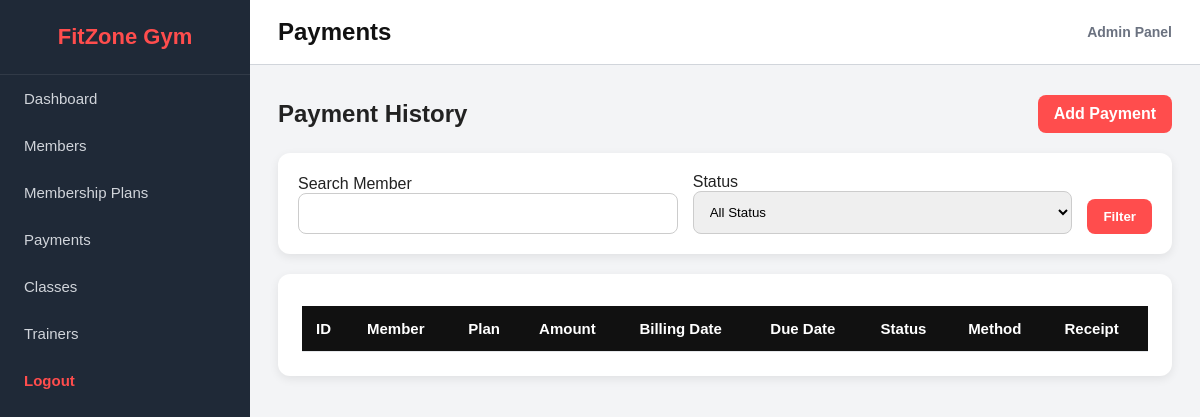
Before: /billing/payments/ (signed in) with the older database file.
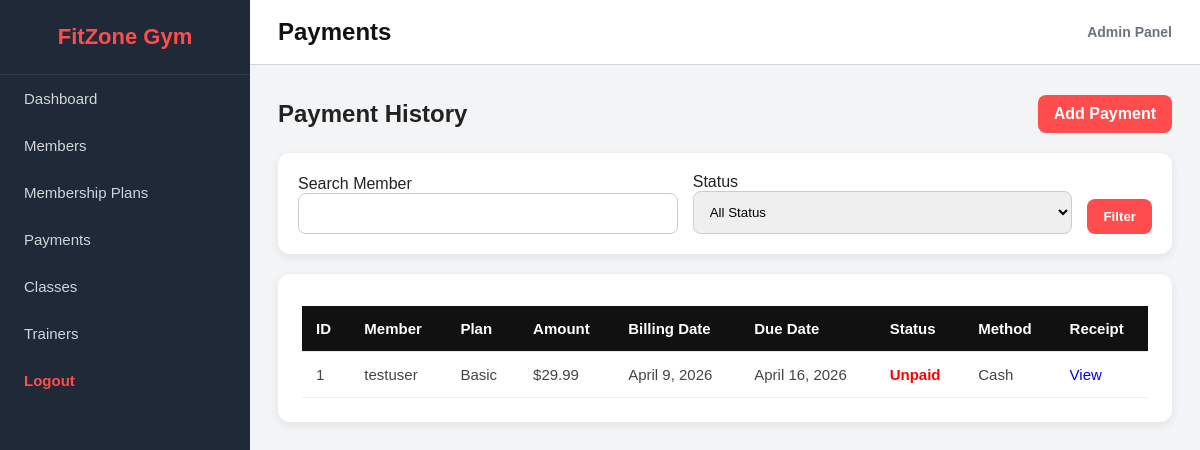
After: the same page with the newer database file.
### billing/models.py (models this page shows, shortened)
class Payment(models.Model):
    STATUS_CHOICES = [
        ('Paid', 'Paid'),
        ('Unpaid', 'Unpaid'),
        ('Pending', 'Pending'),
    ]
    METHOD_CHOICES = [
        ('Cash', 'Cash'),
        ('Card', 'Card'),
        ('Bank Transfer', 'Bank Transfer'),
    ]
    member = models.ForeignKey(Member, on_delete=models.CASCADE, related_name='payments')
    membership_plan = models.ForeignKey(MembershipPlan, on_delete=models.CASCADE)
    amount = models.DecimalField(max_digits=10, decimal_places=2)
    billing_date = models.DateField()
    due_date = models.DateField()
    payment_method = models.CharField(max_length=30, choices=METHOD_CHOICES)
    payment_status = models.CharField(max_length=20, choices=STATUS_CHOICES, default='Pending')
    notes = models.TextField(blank=True, null=True)
    created_at = models.DateTimeField(auto_now_add=True)

class Member(models.Model):
    full_name = models.CharField(max_length=150)
    email = models.EmailField(unique=True)
    phone_number = models.CharField(max_length=20)
    joined_on = models.DateField(auto_now_add=True)

class MembershipPlan(models.Model):
    plan_name = models.CharField(max_length=100)
    duration_in_months = models.PositiveIntegerField()
    price = models.DecimalField(max_digits=10, decimal_places=2)
    description = models.TextField(blank=True, null=True)

### billing/views.py (the view)
# urls.py: path('payments/', views.payment_list, name='payment_list'),
@user_passes_test(is_superuser)
def payment_list(request):
    payments = Payment.objects.select_related('member', 'membership_plan').all().order_by('-created_at')
    selected_status = request.GET.get('status')
    selected_member = request.GET.get('member')
    if selected_status:
        payments = payments.filter(payment_status=selected_status)
    if selected_member:
        payments = payments.filter(member__full_name__icontains=selected_member)
    return render(request, 'billing/payment_list.html', {
        'payments': payments,
        'selected_status': selected_status,
        'selected_member': selected_member,
    })

### billing/views.py (called while the page is built)
def is_superuser(user):
    return user.is_authenticated and user.is_superuser

### billing/templates/billing/payment_list.html (shortened to what this page needs)
{% extends 'base.html' %}
{% block page_title %}Payments{% endblock %}
{% block content %}
<div class="page-header">
    <h2>Payment History</h2>
    <a href="{% url 'add_payment' %}" class="btn-red">Add Payment</a>
</div>
<div class="filter-box">
    <form method="get">
        <div>
            <label>Search Member</label>
            <input type="text" name="member" value="{{ selected_member|default:'' }}">
        </div>
        <div>
            <label>Status</label>
            <select name="status">
                <option value="">All Status</option>
            </select>
        </div>
        <div>
            <button type="submit" class="btn-red">Filter</button>
        </div>
    </form>
</div>
<div class="table-card">
    <table class="styled-table">
        <tr>
            <th>ID</th>
            <th>Member</th>
            <th>Plan</th>
            <th>Amount</th>
            <th>Billing Date</th>
            <th>Due Date</th>
            <th>Status</th>
            <th>Method</th>
            <th>Receipt</th>
        </tr>
        {% for payment in payments %}
        <tr>
            <td>{{ payment.id }}</td>
            <td>{{ payment.member.full_name }}</td>
            <td>{{ payment.membership_plan.plan_name }}</td>
            <td>${{ payment.amount }}</td>
            <td>{{ payment.billing_date }}</td>
            <td>{{ payment.due_date }}</td>
            <td>
                <span class="
                    {% if payment.payment_status == 'Unpaid' %}status-unpaid{% endif %}
                ">
                    {{ payment.payment_status }}
                </span>
            </td>
            <td>{{ payment.payment_method }}</td>
            <td><a href="{% url 'receipt_view' payment.id %}">View</a></td>
        </tr>
        {% endfor %}
    </table>
</div>
{% endblock %}

### templates/base.html (shortened to what this page needs)
<!DOCTYPE html>
<html lang="en">
<head>
</head>
<body>
    <div class="layout">
        <div class="sidebar">
            <h2>FitZone Gym</h2>
            {% if user.is_authenticated %}
                {% if user.is_staff or user.is_superuser %}
                    <a href="{% url 'admin_dashboard' %}">Dashboard</a>
                    <a href="{% url 'member_list' %}">Members</a>
                    <a href="{% url 'plan_list' %}">Membership Plans</a>
                    <a href="{% url 'payment_list' %}">Payments</a>
                    <a href="{% url 'class_list' %}">Classes</a>
                    <a href="{% url 'trainer_assignments' %}">Trainers</a>
                {% else %}
                    <a href="{% url 'member_dashboard' %}">Dashboard</a>
                    <a href="{% url 'my_subscription' %}">My Subscription</a>
                    <a href="{% url 'class_list' %}">Classes</a>
                    <a href="{% url 'edit_profile' %}">Edit Profile</a>
                {% endif %}
                <a href="{% url 'logout' %}" class="logout-link">Logout</a>
            {% endif %}
        </div>
        <div class="main">
            <div class="topbar">
                <h1>{% block page_title %}Dashboard{% endblock %}</h1>
                <div class="user-text">
                    {% if user.is_staff or user.is_superuser %}
                        Admin Panel
                    {% else %}
                        Member Panel
                    {% endif %}
                </div>
            </div>
            <div class="content">
                {% block content %}
                {% endblock %}
            </div>
        </div>
    </div>
</body>
</html>

### templates/base.html (style rules this page uses)
:root { --primary: #ff4d4d; --primary-dark: #e63939; --dark: #111111; --dark-soft: #1f2937; --dark-hover: #374151; --text: #222222; --muted: #6b7280; --bg: #f3f4f6; --white: #ffffff; --border: #d1d5db; --shadow: 0 4px 14px rgba(0, 0, 0, 0.08); --radius: 12px; }
* { margin: 0; padding: 0; box-sizing: border-box; font-family: Arial, Helvetica, sans-serif; }
body { background-color: var(--bg); color: var(--text); }
a { text-decoration: none; }
.layout { display: flex; min-height: 100vh; }
.sidebar { width: 250px; background: var(--dark-soft); color: var(--white); padding: 0; }
.sidebar h2 { text-align: center; padding: 24px 18px; font-size: 22px; color: var(--primary); border-bottom: 1px solid rgba(255,255,255,0.08); }
.sidebar a { display: block; color: #d1d5db; padding: 15px 24px; transition: 0.3s; font-size: 15px; }
.sidebar .logout-link { color: var(--primary); font-weight: bold; }
.main { flex: 1; display: flex; flex-direction: column; }
.topbar { background: var(--white); padding: 18px 28px; border-bottom: 1px solid var(--border); display: flex; justify-content: space-between; align-items: center; }
.topbar h1 { font-size: 24px; color: var(--dark); }
.user-text { color: var(--muted); font-size: 14px; font-weight: 600; }
.content { padding: 30px 28px; }
.table-card, .form-card { background: var(--white); border-radius: var(--radius); padding: 24px; box-shadow: var(--shadow); }
table { width: 100%; border-collapse: collapse; margin-top: 8px; }
table th, table td { padding: 14px; border-bottom: 1px solid #e5e7eb; text-align: left; }
table th { background: #f9fafb; color: var(--dark); font-size: 15px; }
table td { color: #374151; font-size: 15px; }

### billing/templates/billing/payment_list.html (style rules this page uses)
.page-header { display: flex; justify-content: space-between; align-items: center; margin-bottom: 20px; gap: 15px; flex-wrap: wrap; }
.filter-box { background: white; padding: 20px; border-radius: 12px; margin-bottom: 20px; box-shadow: 0 3px 10px rgba(0,0,0,0.08); }
.filter-box form { display: grid; grid-template-columns: 1fr 1fr auto; gap: 15px; align-items: end; }
.filter-box input, .filter-box select { width: 100%; padding: 12px; border: 1px solid #ccc; border-radius: 8px; }
.table-card { background: white; border-radius: 12px; box-shadow: 0 3px 10px rgba(0,0,0,0.08); overflow: hidden; }
.styled-table { width: 100%; border-collapse: collapse; }
.styled-table th { background: #111; color: white; padding: 14px; text-align: left; }
.styled-table td { padding: 14px; border-bottom: 1px solid #eee; color: #444; }
.btn-red { display: inline-block; background: #ff4d4d; color: white; padding: 10px 16px; border-radius: 8px; text-decoration: none; border: none; font-weight: bold; cursor: pointer; }
.status-unpaid { color: red; font-weight: bold; }

Changed rows visible on the page:
added Payment: id "1", member.full_name "testuser", membership_plan.plan_name "Basic", amount "29.99", billing_date "April 9, 2026", due_date "April 16, 2026", payment_status "Unpaid", payment_method "Cash"
